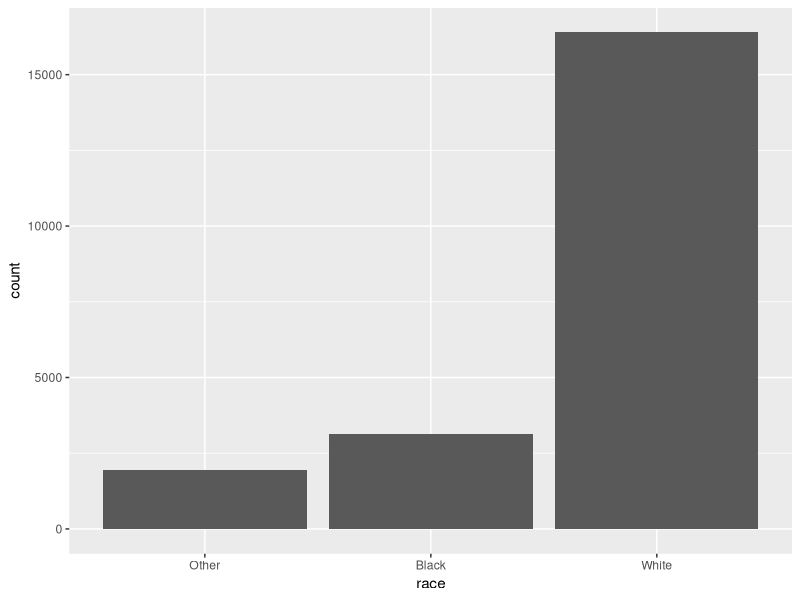
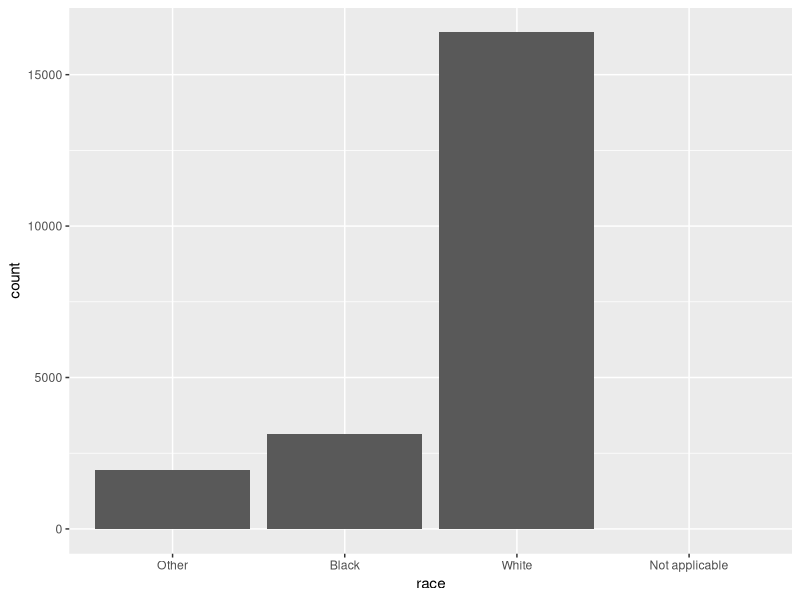
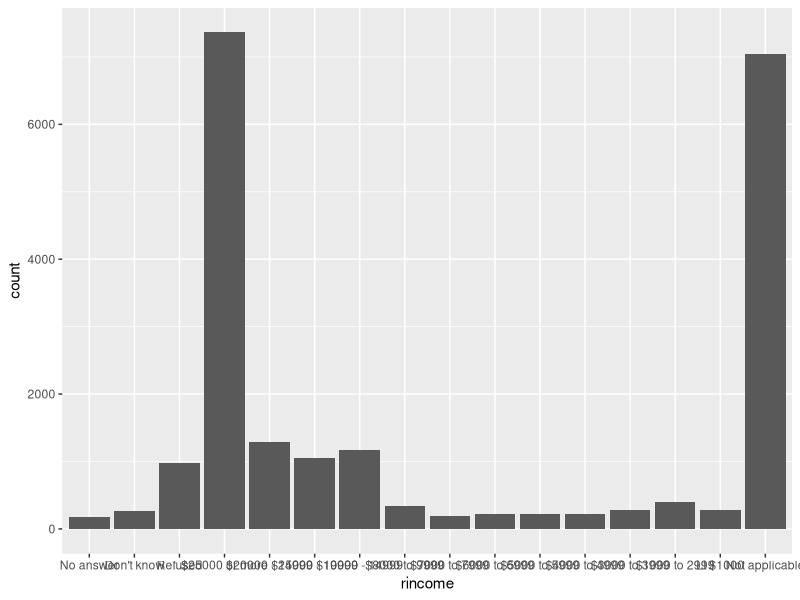
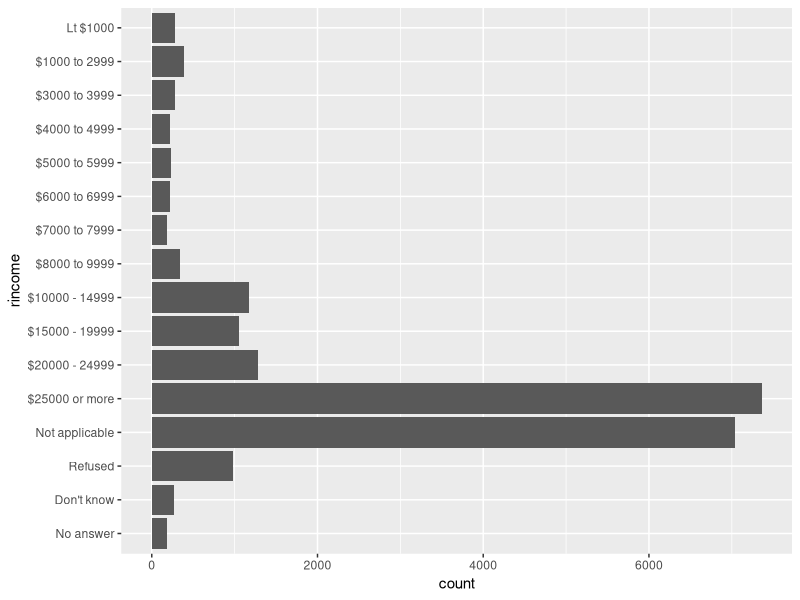
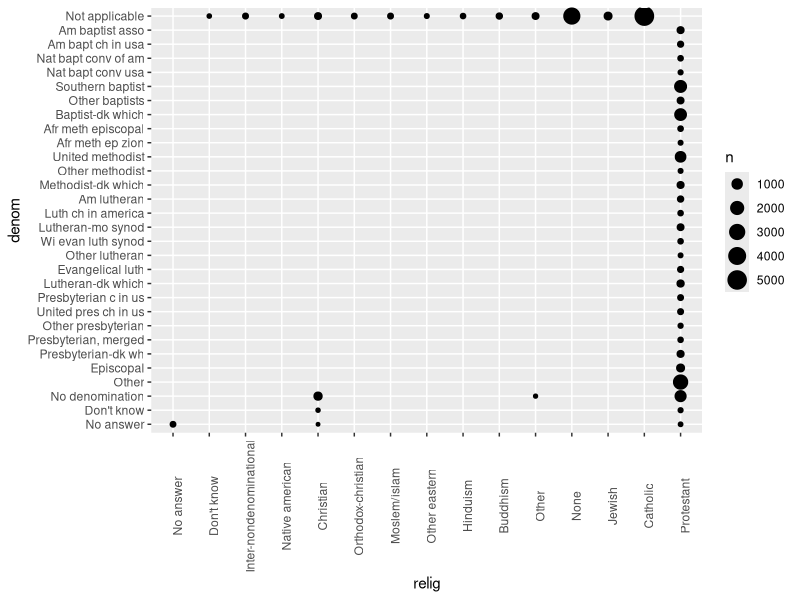
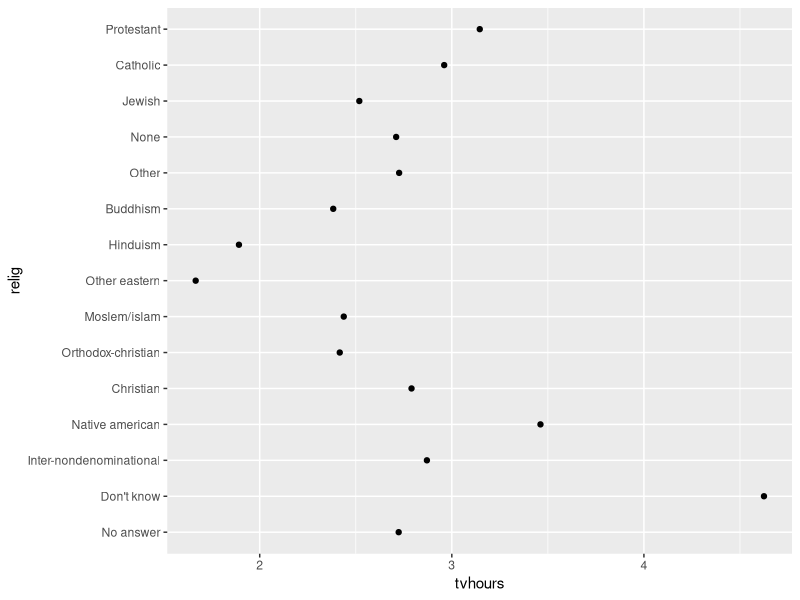
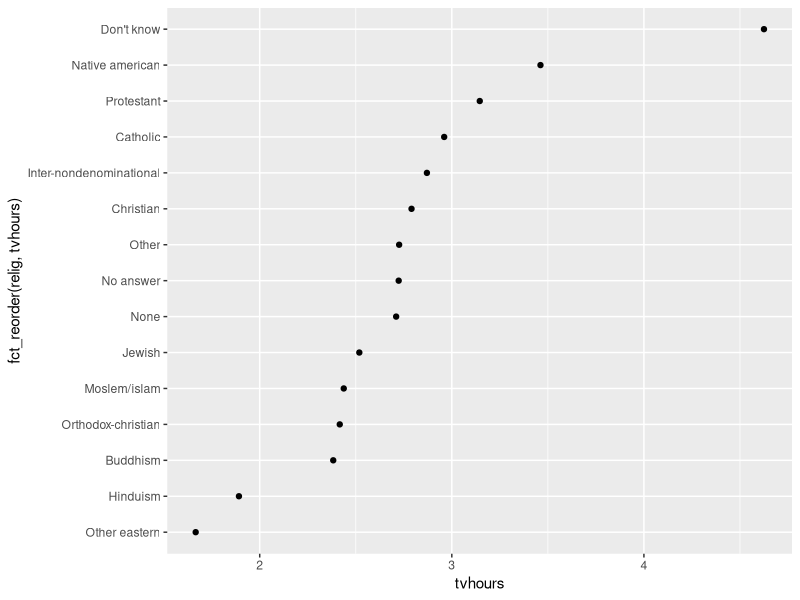
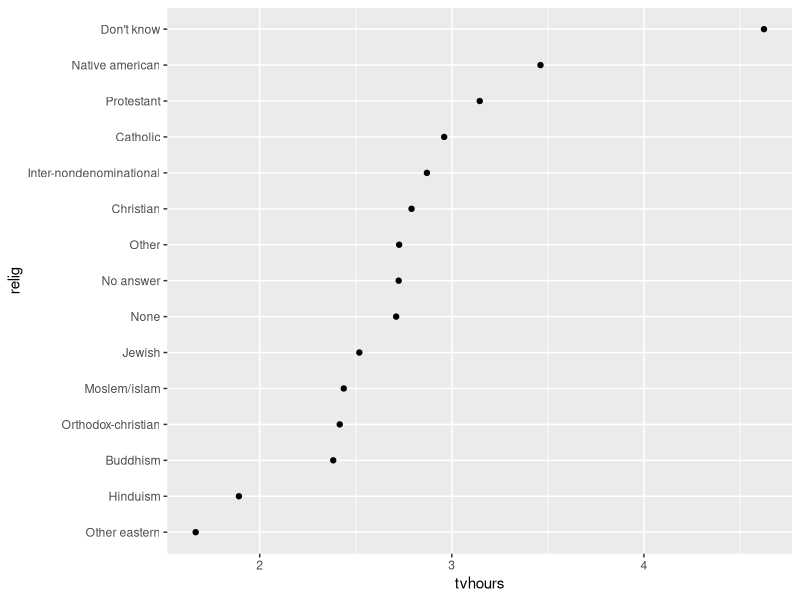

The R source for these figures, in order:
### FACTORS with forcats

#factors are used to work with categorical variables
#useful when you want to display character vectors in a non-alphabetical order

#historically, factors were much easier to work with than characters

#good websites:

## https://simplystatistics.org/posts/2015-07-24-stringsasfactors-an-unauthorized-biography/
## https://notstatschat.tumblr.com/post/124987394001/stringsasfactors-sigh


library(tidyverse)
library(forcats)

x1 <- c("Dec", "Apr", "Jan", "Mar")

x2 <- c("Dec", "Apr", "Jam", "Mar")

sort(x1)

#we can fix this with a factor

month_levels <- c(
  "Jan", "Feb", "Mar", "Apr", "May", "Jun", 
  "Jul", "Aug", "Sep", "Oct", "Nov", "Dec"
)

#now we can create a factor
y1 <- factor(x1, levels = month_levels)
y1
sort(y1)

y2 <- factor(x2, levels = month_levels)
y2
#with an error:

y2 <- parse_factor(x2, levels = month_levels)
y2
factor(x1)

f1 <- factor(x1, levels = unique(x1))
f1

f2 <- x1 %>% factor() %>% fct_inorder()
f2

levels(f2)


#General Social Survey

#gss cat - is a sample of data from the General Social Survey, a long running US survey conducted by the independent research organization NORC at the University of Chicago

gss_cat

gss_cat %>% 
  count(race)

ggplot(gss_cat, aes(race)) +
  geom_bar()

ggplot(gss_cat, aes(race)) +
  geom_bar() +
  scale_x_discrete(drop = FALSE)

#Exercises:

#1. Explore the distribution of rincome (reported income). What makes the default bar chart hard to understand? How could you improve the plot?

#Answer:

gss_cat %>% 
  ggplot(aes(rincome)) +
  geom_bar()

gss_cat %>% 
  mutate(rincome = fct_relevel(rincome, c("No answer", "Don't know", "Refused", "Not applicable"))) %>% 
  ggplot(aes(rincome)) +
  geom_bar() +
  coord_flip()

?fct_relevel

#2. What is the most common relig in this survey? What's the most common partyid?

#Answer:

gss_cat %>% 
  count(relig) %>% 
  arrange(-n)

#protestant

gss_cat %>% 
  count(partyid) %>% 
  arrange(-n)

#Independent

#3. Which relig does denom (denomination) apply to? How can you find out with a table? How can you find out with a visualization?

#Answer:

gss_cat %>% 
  count(relig, denom) %>% 
  filter(denom == "No denomination")

levels(gss_cat$denom)

view(gss_cat)

gss_cat %>% 
  filter(!denom %in% c("No answer", "Other", "Don't know", "Not applicable", "No denomination")) %>% 
  count(relig)

gss_cat %>% 
  count(relig, denom) %>% 
  ggplot(aes(x = relig, y = denom, size = n)) +
  geom_point() +
  theme(axis.text.x = element_text(angle = 90))

#Modifying factor order

#it's often useful to change the order of the factor levels in a visualisation.
#let's examine the average nr of hours spent watching TV per day across religions:

relig <- gss_cat %>% 
  group_by(relig) %>% 
  summarise(
    age = mean(age, na.rm = TRUE),
    tvhours = mean(tvhours, na.rm = TRUE),
    n = n()
  )

ggplot(relig, aes(tvhours, relig)) + geom_point()

#we can use fct_reorder() to reorder the levels of relig

ggplot(relig, aes(tvhours, fct_reorder(relig, tvhours))) +
  geom_point()

#we could rewrite this:

relig %>% 
  mutate(relig = fct_reorder(relig, tvhours)) %>% 
  ggplot(aes(tvhours, relig)) +
  geom_point()

#we can create a similar plot looking at how average age varies across reported income level:

rincome <- gss_cat %>% 
  group_by(rincome) %>% 
  summarise(
    age = mean(age, na.rm = TRUE),
    tvhours = mean(tvhours, na.rm = TRUE),
    n = n()
  )

ggplot(
  rincome,
  aes(age, fct_reorder(rincome, age)) 
) + geom_point()

# we can use fct_relevel() - it takes a factor f and then any number of levels that you want to move to the front of the line:

ggplot(
  rincome,
  aes(age, fct_relevel(rincome, "Not applicable")) 
) +
  geom_point()

#another type of reordering is useful when you are coloring the lines on a plot - fct_reorder2(), reorders by the y value with the largest x values

by_age <- gss_cat %>% 
  filter(!is.na(age)) %>% 
  group_by(age, marital) %>% 
  count() %>% 
  mutate(prop = n / sum(n))

by_age
ggplot(by_age, aes(age, prop, color = marital)) +
  geom_line(na.rm = TRUE)

ggplot(
  by_age,
  aes(age, prop, color = fct_reorder2(marital, age, prop))
) +
  geom_line() +
  labs(color = "marital")

gss_cat %>% 
  mutate(marital = marital %>%  fct_infreq() %>%  fct_rev()) %>% 
  ggplot(aes(marital)) +
  geom_bar()


#Exercises:

#1. There are some suspiciously high numbers in tvhours. Is the mean a good summary?

#2. For each factor in gss_cat identify whether the order of the levels is arbitrary or principled.

#3. Why did moving "Not applicable" to the front of the levels move it to the bottom of the plot?